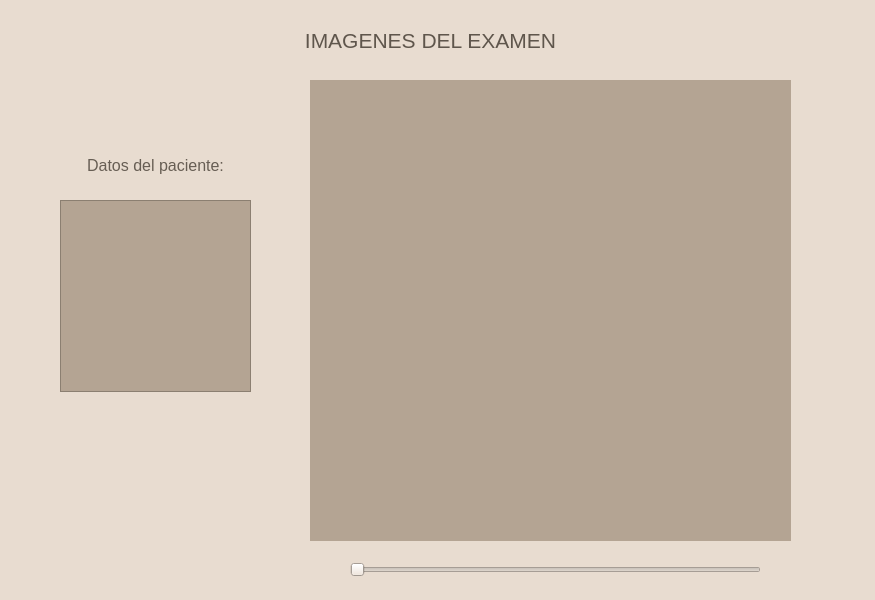
<?xml version="1.0" encoding="UTF-8"?>
<ui version="4.0">
 <class>Dialog</class>
 <widget class="QDialog" name="Dialog">
  <property name="geometry">
   <rect>
    <x>0</x>
    <y>0</y>
    <width>875</width>
    <height>600</height>
   </rect>
  </property>
  <property name="windowTitle">
   <string>Dialog</string>
  </property>
  <property name="styleSheet">
   <string notr="true">background-color: rgb(232, 220, 208)</string>
  </property>
  <widget class="QSlider" name="slider">
   <property name="geometry">
    <rect>
     <x>350</x>
     <y>560</y>
     <width>411</width>
     <height>20</height>
    </rect>
   </property>
   <property name="styleSheet">
    <string notr="true"/>
   </property>
   <property name="orientation">
    <enum>Qt::Horizontal</enum>
   </property>
  </widget>
  <widget class="QTextBrowser" name="meta">
   <property name="geometry">
    <rect>
     <x>60</x>
     <y>200</y>
     <width>191</width>
     <height>192</height>
    </rect>
   </property>
   <property name="styleSheet">
    <string notr="true">background-color: rgb(180, 164, 147)</string>
   </property>
  </widget>
  <widget class="QLabel" name="label">
   <property name="geometry">
    <rect>
     <x>200</x>
     <y>20</y>
     <width>461</width>
     <height>41</height>
    </rect>
   </property>
   <property name="text">
    <string>&lt;html&gt;&lt;head/&gt;&lt;body&gt;&lt;p align=&quot;center&quot;&gt;&lt;span style=&quot; font-size:16pt; color:#5f564c;&quot;&gt;IMAGENES DEL EXAMEN&lt;/span&gt;&lt;/p&gt;&lt;/body&gt;&lt;/html&gt;</string>
   </property>
  </widget>
  <widget class="QLabel" name="label_2">
   <property name="geometry">
    <rect>
     <x>10</x>
     <y>520</y>
     <width>61</width>
     <height>71</height>
    </rect>
   </property>
   <property name="text">
    <string/>
   </property>
   <property name="pixmap">
    <pixmap>../../../Downloads/Escudo-UdeA.svg.png</pixmap>
   </property>
   <property name="scaledContents">
    <bool>true</bool>
   </property>
  </widget>
  <widget class="QLabel" name="label_3">
   <property name="geometry">
    <rect>
     <x>580</x>
     <y>20</y>
     <width>41</width>
     <height>41</height>
    </rect>
   </property>
   <property name="text">
    <string/>
   </property>
   <property name="pixmap">
    <pixmap>../../../Downloads/—Pngtree—rib medical cartoon model_6871082.png</pixmap>
   </property>
   <property name="scaledContents">
    <bool>true</bool>
   </property>
  </widget>
  <widget class="QLabel" name="imagen">
   <property name="geometry">
    <rect>
     <x>310</x>
     <y>80</y>
     <width>481</width>
     <height>461</height>
    </rect>
   </property>
   <property name="styleSheet">
    <string notr="true">background-color: rgb(180, 164, 147)</string>
   </property>
   <property name="text">
    <string/>
   </property>
  </widget>
  <widget class="QLabel" name="label_4">
   <property name="geometry">
    <rect>
     <x>70</x>
     <y>150</y>
     <width>171</width>
     <height>31</height>
    </rect>
   </property>
   <property name="text">
    <string>&lt;html&gt;&lt;head/&gt;&lt;body&gt;&lt;p align=&quot;center&quot;&gt;&lt;span style=&quot; font-size:12pt; color:#675e54;&quot;&gt;Datos del paciente:&lt;/span&gt;&lt;/p&gt;&lt;/body&gt;&lt;/html&gt;</string>
   </property>
  </widget>
  <widget class="QLabel" name="label_5">
   <property name="geometry">
    <rect>
     <x>200</x>
     <y>410</y>
     <width>101</width>
     <height>91</height>
    </rect>
   </property>
   <property name="text">
    <string/>
   </property>
   <property name="pixmap">
    <pixmap>../../../Downloads/1700793076666.png</pixmap>
   </property>
   <property name="scaledContents">
    <bool>true</bool>
   </property>
  </widget>
  <widget class="QLabel" name="label_6">
   <property name="geometry">
    <rect>
     <x>0</x>
     <y>130</y>
     <width>71</width>
     <height>61</height>
    </rect>
   </property>
   <property name="text">
    <string/>
   </property>
   <property name="pixmap">
    <pixmap>../../../Downloads/11700793053521.png</pixmap>
   </property>
   <property name="scaledContents">
    <bool>true</bool>
   </property>
  </widget>
  <widget class="QLabel" name="label_7">
   <property name="geometry">
    <rect>
     <x>230</x>
     <y>60</y>
     <width>71</width>
     <height>71</height>
    </rect>
   </property>
   <property name="text">
    <string/>
   </property>
   <property name="pixmap">
    <pixmap>../../../Downloads/11700793104345.png</pixmap>
   </property>
   <property name="scaledContents">
    <bool>true</bool>
   </property>
  </widget>
  <widget class="QLabel" name="label_8">
   <property name="geometry">
    <rect>
     <x>90</x>
     <y>470</y>
     <width>71</width>
     <height>71</height>
    </rect>
   </property>
   <property name="text">
    <string/>
   </property>
   <property name="pixmap">
    <pixmap>../../../Downloads/8-PhotoRoom.png-PhotoRoom.png</pixmap>
   </property>
   <property name="scaledContents">
    <bool>true</bool>
   </property>
  </widget>
 </widget>
 <resources/>
 <connections/>
</ui>
